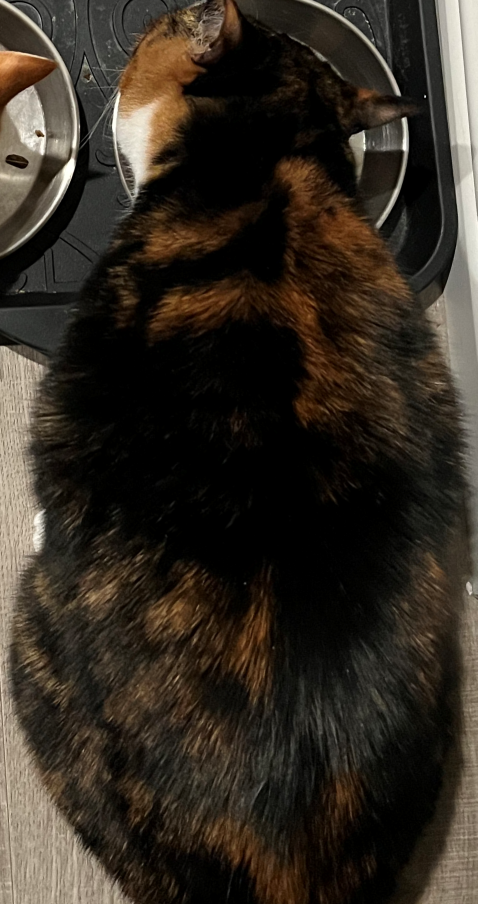
#> input picture blob_demo/noodle.png, 955 x 1808 px, found by its file name (shown at 1/2 size)
$ python dominant_color.py
#> lines starting #> are read from the running program, lines starting #| are printed output that depends on the picture
# Average color vs dominant color demo
# Source: https://stackoverflow.com/questions/43111029/how-to-find-the-average-colour-of-an-image-in-python-with-opencv

import cv2
import numpy as np
from skimage import io

import time

starttime = time.perf_counter()

# Read image
# img = io.imread("blob_demo/cats.png")
# img = io.imread("blob_demo/cami.png")
img = io.imread("blob_demo/noodle.png")
#> img is the input picture: shape (1808, 955, 3); mean R, G, B 50.8, 43.4, 34.4
img = cv2.resize(img, (0, 0), fx=0.1, fy=0.1)
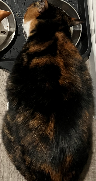
#> img: shape (181, 96, 3); mean R, G, B 51.5, 44.1, 35

pixels = np.float32(img.reshape(-1, 3))

n_colors = 5
criteria = (cv2.TERM_CRITERIA_EPS + cv2.TERM_CRITERIA_MAX_ITER, 200, .1)
flags = cv2.KMEANS_RANDOM_CENTERS

_, labels, palette = cv2.kmeans(pixels, n_colors, None, criteria, 10, flags)
#> labels = 17376 values, max 4 at index 0, min 0 at index 14, mean 2.06; palette = [[138.7, 123.6, 103.9], [75.43, 62.07, 47.38], [6.93, 5.1, 2.81], [41.22, 32.44, 22.19], [199.2, 189.3, 172.3]]
_, counts = np.unique(labels, return_counts=True)
#> counts = [1547, 2889, 6955, 4928, 1057]

dominant = palette[np.argmax(counts)]
#> dominant = [6.93, 5.1, 2.81]

endtime = time.perf_counter()
print(f"Duration: {(endtime - starttime) * 1000}ms")

import matplotlib.pyplot as plt

# avg_patch = np.ones(shape=img.shape, dtype=np.uint8)*np.uint8(average)

indices = np.argsort(counts)[::-1]
#> indices = [2, 3, 1, 0, 4]
freqs = np.cumsum(np.hstack([[0], counts[indices]/float(counts.sum())]))
#> freqs = [0, 0.4, 0.684, 0.85, 0.939, 1]
rows = np.int_(img.shape[0]*freqs)
#> rows = [0, 72, 123, 153, 169, 181]

dom_patch = np.zeros(shape=img.shape, dtype=np.uint8)
for i in range(len(rows) - 1):
    dom_patch[rows[i]:rows[i + 1], :, :] += np.uint8(palette[indices[i]])
#> this loop made 5 passes
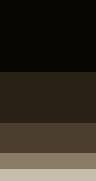
#> dom_patch: shape (181, 96, 3); mean of channels 0, 1, 2 51.8, 44.7, 35.3; drawn as R, G, B

fig, (ax1) = plt.subplots(1, 1, figsize=(12,6))
# ax0.imshow(avg_patch)
# ax0.set_title('Average color')
# ax0.axis('off')
ax1.imshow(dom_patch)
ax1.set_title('Dominant colors')
ax1.axis('off')
# plt.show(fig)
plt.show()

cv2.imshow("Image resized", img)
cv2.waitKey(0)
